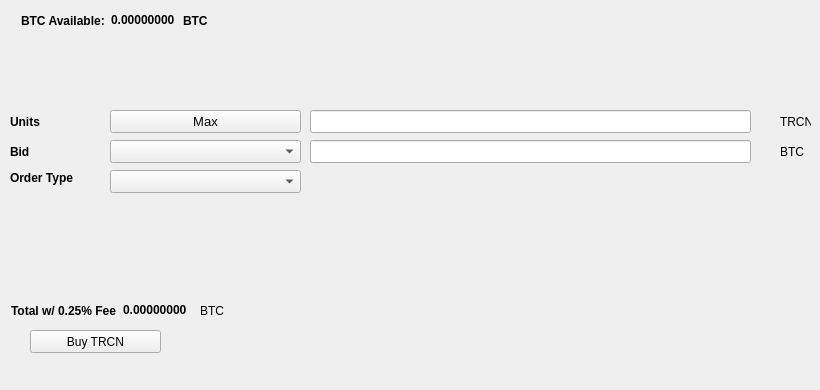
   <widget class="QWidget" name="BuyTab">
    <attribute name="title">
     <string>Buy</string>
    </attribute>
    <widget class="QPushButton" name="BuyTRCN">
     <property name="geometry">
      <rect>
       <x>30</x>
       <y>330</y>
       <width>131</width>
       <height>23</height>
      </rect>
     </property>
     <property name="text">
      <string>Buy TRCN</string>
     </property>
     <property name="icon">
      <iconset resource="../tourcoin.qrc">
       <normaloff>:/icons/bitcoin</normaloff>:/icons/bitcoin</iconset>
     </property>
    </widget>
    <widget class="QLabel" name="label_3">
     <property name="geometry">
      <rect>
       <x>10</x>
       <y>110</y>
       <width>46</width>
       <height>23</height>
      </rect>
     </property>
     <property name="font">
      <font>
       <weight>75</weight>
       <bold>true</bold>
      </font>
     </property>
     <property name="text">
      <string>Units</string>
     </property>
    </widget>
    <widget class="QLineEdit" name="UnitsInput">
     <property name="geometry">
      <rect>
       <x>310</x>
       <y>110</y>
       <width>441</width>
       <height>23</height>
      </rect>
     </property>
     <property name="font">
      <font>
       <pointsize>9</pointsize>
       <weight>75</weight>
       <bold>true</bold>
      </font>
     </property>
    </widget>
    <widget class="QLineEdit" name="BuyBidPriceEdit">
     <property name="geometry">
      <rect>
       <x>310</x>
       <y>140</y>
       <width>441</width>
       <height>23</height>
      </rect>
     </property>
     <property name="font">
      <font>
       <pointsize>9</pointsize>
       <weight>75</weight>
       <bold>true</bold>
      </font>
     </property>
    </widget>
    <widget class="QLabel" name="label_4">
     <property name="geometry">
      <rect>
       <x>780</x>
       <y>110</y>
       <width>31</width>
       <height>23</height>
      </rect>
     </property>
     <property name="text">
      <string>TRCN</string>
     </property>
    </widget>
    <widget class="QLabel" name="label_5">
     <property name="geometry">
      <rect>
       <x>780</x>
       <y>140</y>
       <width>31</width>
       <height>23</height>
      </rect>
     </property>
     <property name="text">
      <string>BTC</string>
     </property>
    </widget>
    <widget class="QLabel" name="label_6">
     <property name="geometry">
      <rect>
       <x>10</x>
       <y>140</y>
       <width>46</width>
       <height>23</height>
      </rect>
     </property>
     <property name="font">
      <font>
       <weight>75</weight>
       <bold>true</bold>
      </font>
     </property>
     <property name="text">
      <string>Bid</string>
     </property>
    </widget>
    <widget class="QLabel" name="label_7">
     <property name="geometry">
      <rect>
       <x>10</x>
       <y>170</y>
       <width>91</width>
       <height>16</height>
      </rect>
     </property>
     <property name="font">
      <font>
       <weight>75</weight>
       <bold>true</bold>
      </font>
     </property>
     <property name="text">
      <string>Order Type</string>
     </property>
    </widget>
    <widget class="QPushButton" name="Buy_Max_Amount">
     <property name="geometry">
      <rect>
       <x>110</x>
       <y>110</y>
       <width>191</width>
       <height>23</height>
      </rect>
     </property>
     <property name="font">
      <font>
       <pointsize>10</pointsize>
      </font>
     </property>
     <property name="text">
      <string>Max</string>
     </property>
    </widget>
    <widget class="QComboBox" name="BuyBidcomboBox">
     <property name="geometry">
      <rect>
       <x>110</x>
       <y>140</y>
       <width>191</width>
       <height>23</height>
      </rect>
     </property>
     <property name="font">
      <font>
       <pointsize>10</pointsize>
      </font>
     </property>
    </widget>
    <widget class="QComboBox" name="buyOrdertypeCombo">
     <property name="geometry">
      <rect>
       <x>110</x>
       <y>170</y>
       <width>191</width>
       <height>23</height>
      </rect>
     </property>
     <property name="font">
      <font>
       <pointsize>10</pointsize>
      </font>
     </property>
    </widget>
    <widget class="QWidget" name="layoutWidget1">
     <property name="geometry">
      <rect>
       <x>21</x>
       <y>11</y>
       <width>227</width>
       <height>19</height>
      </rect>
     </property>
     <layout class="QHBoxLayout" name="horizontalLayout_3">
      <item>
       <widget class="QLabel" name="label232">
        <property name="font">
         <font>
          <weight>75</weight>
          <bold>true</bold>
         </font>
        </property>
        <property name="text">
         <string>BTC Available:</string>
        </property>
       </widget>
      </item>
      <item>
       <widget class="QLabel" name="BtcAvailableLbl">
        <property name="palette">
         <palette>
          <active>
           <colorrole role="WindowText">
            <brush brushstyle="SolidPattern">
             <color alpha="255">
              <red>0</red>
              <green>0</green>
              <blue>0</blue>
             </color>
            </brush>
           </colorrole>
           <colorrole role="Button">
            <brush brushstyle="SolidPattern">
             <color alpha="255">
              <red>0</red>
              <green>170</green>
              <blue>0</blue>
             </color>
            </brush>
           </colorrole>
           <colorrole role="Light">
            <brush brushstyle="SolidPattern">
             <color alpha="255">
              <red>0</red>
              <green>255</green>
              <blue>0</blue>
             </color>
            </brush>
           </colorrole>
           <colorrole role="Midlight">
            <brush brushstyle="SolidPattern">
             <color alpha="255">
              <red>0</red>
              <green>212</green>
              <blue>0</blue>
             </color>
            </brush>
           </colorrole>
           <colorrole role="Dark">
            <brush brushstyle="SolidPattern">
             <color alpha="255">
              <red>0</red>
              <green>85</green>
              <blue>0</blue>
             </color>
            </brush>
           </colorrole>
           <colorrole role="Mid">
            <brush brushstyle="SolidPattern">
             <color alpha="255">
              <red>0</red>
              <green>113</green>
              <blue>0</blue>
             </color>
            </brush>
           </colorrole>
           <colorrole role="Text">
            <brush brushstyle="SolidPattern">
             <color alpha="255">
              <red>0</red>
              <green>170</green>
              <blue>0</blue>
             </color>
            </brush>
           </colorrole>
           <colorrole role="BrightText">
            <brush brushstyle="SolidPattern">
             <color alpha="255">
              <red>255</red>
              <green>255</green>
              <blue>255</blue>
             </color>
            </brush>
           </colorrole>
           <colorrole role="ButtonText">
            <brush brushstyle="SolidPattern">
             <color alpha="255">
              <red>0</red>
              <green>0</green>
              <blue>0</blue>
             </color>
            </brush>
           </colorrole>
           <colorrole role="Base">
            <brush brushstyle="SolidPattern">
             <color alpha="255">
              <red>255</red>
              <green>255</green>
              <blue>255</blue>
             </color>
            </brush>
           </colorrole>
           <colorrole role="Window">
            <brush brushstyle="SolidPattern">
             <color alpha="255">
              <red>0</red>
              <green>170</green>
              <blue>0</blue>
             </color>
            </brush>
           </colorrole>
           <colorrole role="Shadow">
            <brush brushstyle="SolidPattern">
             <color alpha="255">
              <red>0</red>
              <green>0</green>
              <blue>0</blue>
             </color>
            </brush>
           </colorrole>
           <colorrole role="AlternateBase">
            <brush brushstyle="SolidPattern">
             <color alpha="255">
              <red>127</red>
              <green>212</green>
              <blue>127</blue>
             </color>
            </brush>
           </colorrole>
           <colorrole role="ToolTipBase">
            <brush brushstyle="SolidPattern">
             <color alpha="255">
              <red>255</red>
              <green>255</green>
              <blue>220</blue>
             </color>
            </brush>
           </colorrole>
           <colorrole role="ToolTipText">
            <brush brushstyle="SolidPattern">
             <color alpha="255">
              <red>0</red>
              <green>0</green>
              <blue>0</blue>
             </color>
            </brush>
           </colorrole>
          </active>
          <inactive>
           <colorrole role="WindowText">
            <brush brushstyle="SolidPattern">
             <color alpha="255">
              <red>0</red>
              <green>0</green>
              <blue>0</blue>
             </color>
            </brush>
           </colorrole>
           <colorrole role="Button">
            <brush brushstyle="SolidPattern">
             <color alpha="255">
              <red>0</red>
              <green>170</green>
              <blue>0</blue>
             </color>
            </brush>
           </colorrole>
           <colorrole role="Light">
            <brush brushstyle="SolidPattern">
             <color alpha="255">
              <red>0</red>
              <green>255</green>
              <blue>0</blue>
             </color>
            </brush>
           </colorrole>
           <colorrole role="Midlight">
            <brush brushstyle="SolidPattern">
             <color alpha="255">
              <red>0</red>
              <green>212</green>
              <blue>0</blue>
             </color>
            </brush>
           </colorrole>
           <colorrole role="Dark">
            <brush brushstyle="SolidPattern">
             <color alpha="255">
              <red>0</red>
              <green>85</green>
              <blue>0</blue>
             </color>
            </brush>
           </colorrole>
           <colorrole role="Mid">
            <brush brushstyle="SolidPattern">
             <color alpha="255">
              <red>0</red>
              <green>113</green>
              <blue>0</blue>
             </color>
            </brush>
           </colorrole>
           <colorrole role="Text">
            <brush brushstyle="SolidPattern">
             <color alpha="255">
              <red>0</red>
              <green>170</green>
              <blue>0</blue>
             </color>
            </brush>
           </colorrole>
           <colorrole role="BrightText">
            <brush brushstyle="SolidPattern">
             <color alpha="255">
              <red>255</red>
              <green>255</green>
              <blue>255</blue>
             </color>
            </brush>
           </colorrole>
           <colorrole role="ButtonText">
            <brush brushstyle="SolidPattern">
             <color alpha="255">
              <red>0</red>
              <green>0</green>
              <blue>0</blue>
             </color>
            </brush>
           </colorrole>
           <colorrole role="Base">
            <brush brushstyle="SolidPattern">
             <color alpha="255">
              <red>255</red>
              <green>255</green>
              <blue>255</blue>
             </color>
            </brush>
           </colorrole>
           <colorrole role="Window">
            <brush brushstyle="SolidPattern">
             <color alpha="255">
              <red>0</red>
              <green>170</green>
              <blue>0</blue>
             </color>
            </brush>
           </colorrole>
           <colorrole role="Shadow">
            <brush brushstyle="SolidPattern">
             <color alpha="255">
              <red>0</red>
              <green>0</green>
              <blue>0</blue>
             </color>
            </brush>
           </colorrole>
           <colorrole role="AlternateBase">
            <brush brushstyle="SolidPattern">
             <color alpha="255">
              <red>127</red>
              <green>212</green>
              <blue>127</blue>
             </color>
            </brush>
           </colorrole>
           <colorrole role="ToolTipBase">
            <brush brushstyle="SolidPattern">
             <color alpha="255">
              <red>255</red>
              <green>255</green>
              <blue>220</blue>
             </color>
            </brush>
           </colorrole>
           <colorrole role="ToolTipText">
            <brush brushstyle="SolidPattern">
             <color alpha="255">
              <red>0</red>
              <green>0</green>
              <blue>0</blue>
             </color>
            </brush>
           </colorrole>
          </inactive>
          <disabled>
           <colorrole role="WindowText">
            <brush brushstyle="SolidPattern">
             <color alpha="255">
              <red>0</red>
              <green>85</green>
              <blue>0</blue>
             </color>
            </brush>
           </colorrole>
           <colorrole role="Button">
            <brush brushstyle="SolidPattern">
             <color alpha="255">
              <red>0</red>
              <green>170</green>
              <blue>0</blue>
             </color>
            </brush>
           </colorrole>
           <colorrole role="Light">
            <brush brushstyle="SolidPattern">
             <color alpha="255">
              <red>0</red>
              <green>255</green>
              <blue>0</blue>
             </color>
            </brush>
           </colorrole>
           <colorrole role="Midlight">
            <brush brushstyle="SolidPattern">
             <color alpha="255">
              <red>0</red>
              <green>212</green>
              <blue>0</blue>
             </color>
            </brush>
           </colorrole>
           <colorrole role="Dark">
            <brush brushstyle="SolidPattern">
             <color alpha="255">
              <red>0</red>
              <green>85</green>
              <blue>0</blue>
             </color>
            </brush>
           </colorrole>
           <colorrole role="Mid">
            <brush brushstyle="SolidPattern">
             <color alpha="255">
              <red>0</red>
              <green>113</green>
              <blue>0</blue>
             </color>
            </brush>
           </colorrole>
           <colorrole role="Text">
            <brush brushstyle="SolidPattern">
             <color alpha="255">
              <red>0</red>
              <green>85</green>
              <blue>0</blue>
             </color>
            </brush>
           </colorrole>
           <colorrole role="BrightText">
            <brush brushstyle="SolidPattern">
             <color alpha="255">
              <red>255</red>
              <green>255</green>
              <blue>255</blue>
             </color>
            </brush>
           </colorrole>
           <colorrole role="ButtonText">
            <brush brushstyle="SolidPattern">
             <color alpha="255">
              <red>0</red>
              <green>85</green>
              <blue>0</blue>
             </color>
            </brush>
           </colorrole>
           <colorrole role="Base">
            <brush brushstyle="SolidPattern">
             <color alpha="255">
              <red>0</red>
              <green>170</green>
              <blue>0</blue>
             </color>
            </brush>
           </colorrole>
           <colorrole role="Window">
            <brush brushstyle="SolidPattern">
             <color alpha="255">
              <red>0</red>
              <green>170</green>
              <blue>0</blue>
             </color>
            </brush>
           </colorrole>
           <colorrole role="Shadow">
            <brush brushstyle="SolidPattern">
             <color alpha="255">
              <red>0</red>
              <green>0</green>
              <blue>0</blue>
             </color>
            </brush>
           </colorrole>
           <colorrole role="AlternateBase">
            <brush brushstyle="SolidPattern">
             <color alpha="255">
              <red>0</red>
              <green>170</green>
              <blue>0</blue>
             </color>
            </brush>
           </colorrole>
           <colorrole role="ToolTipBase">
            <brush brushstyle="SolidPattern">
             <color alpha="255">
              <red>255</red>
              <green>255</green>
              <blue>220</blue>
             </color>
            </brush>
           </colorrole>
           <colorrole role="ToolTipText">
            <brush brushstyle="SolidPattern">
             <color alpha="255">
              <red>0</red>
              <green>0</green>
              <blue>0</blue>
             </color>
            </brush>
           </colorrole>
          </disabled>
         </palette>
        </property>
        <property name="font">
         <font>
          <weight>75</weight>
          <bold>true</bold>
         </font>
        </property>
        <property name="text">
         <string>0.00000000</string>
        </property>
        <property name="textInteractionFlags">
         <set>Qt::LinksAccessibleByMouse|Qt::TextSelectableByKeyboard|Qt::TextSelectableByMouse</set>
        </property>
       </widget>
      </item>
      <item>
       <widget class="QLabel" name="BtcAvailableLbl_2">
        <property name="font">
         <font>
          <weight>75</weight>
          <bold>true</bold>
         </font>
        </property>
        <property name="text">
         <string>BTC</string>
        </property>
       </widget>
      </item>
     </layout>
    </widget>
    <widget class="QWidget" name="layoutWidge2">
     <property name="geometry">
      <rect>
       <x>11</x>
       <y>301</y>
       <width>259</width>
       <height>19</height>
      </rect>
     </property>
     <layout class="QHBoxLayout" name="horizontalLayout_4">
      <item>
       <widget class="QLabel" name="label_9">
        <property name="font">
         <font>
          <weight>75</weight>
          <bold>true</bold>
         </font>
        </property>
        <property name="text">
         <string>Total w/ 0.25% Fee</string>
        </property>
       </widget>
      </item>
      <item>
       <widget class="QLabel" name="BuyCostLabel">
        <property name="palette">
         <palette>
          <active>
           <colorrole role="WindowText">
            <brush brushstyle="SolidPattern">
             <color alpha="255">
              <red>0</red>
              <green>0</green>
              <blue>0</blue>
             </color>
            </brush>
           </colorrole>
           <colorrole role="Button">
            <brush brushstyle="SolidPattern">
             <color alpha="255">
              <red>0</red>
              <green>170</green>
              <blue>0</blue>
             </color>
            </brush>
           </colorrole>
           <colorrole role="Light">
            <brush brushstyle="SolidPattern">
             <color alpha="255">
              <red>0</red>
              <green>255</green>
              <blue>0</blue>
             </color>
            </brush>
           </colorrole>
           <colorrole role="Midlight">
            <brush brushstyle="SolidPattern">
             <color alpha="255">
              <red>0</red>
              <green>212</green>
              <blue>0</blue>
             </color>
            </brush>
           </colorrole>
           <colorrole role="Dark">
            <brush brushstyle="SolidPattern">
             <color alpha="255">
              <red>0</red>
              <green>85</green>
              <blue>0</blue>
             </color>
            </brush>
           </colorrole>
           <colorrole role="Mid">
            <brush brushstyle="SolidPattern">
             <color alpha="255">
              <red>0</red>
              <green>113</green>
              <blue>0</blue>
             </color>
            </brush>
           </colorrole>
           <colorrole role="Text">
            <brush brushstyle="SolidPattern">
             <color alpha="255">
              <red>0</red>
              <green>170</green>
              <blue>0</blue>
             </color>
            </brush>
           </colorrole>
           <colorrole role="BrightText">
            <brush brushstyle="SolidPattern">
             <color alpha="255">
              <red>255</red>
              <green>255</green>
              <blue>255</blue>
             </color>
            </brush>
           </colorrole>
           <colorrole role="ButtonText">
            <brush brushstyle="SolidPattern">
             <color alpha="255">
              <red>0</red>
              <green>0</green>
              <blue>0</blue>
             </color>
            </brush>
           </colorrole>
           <colorrole role="Base">
            <brush brushstyle="SolidPattern">
             <color alpha="255">
              <red>255</red>
              <green>255</green>
              <blue>255</blue>
             </color>
            </brush>
           </colorrole>
           <colorrole role="Window">
            <brush brushstyle="SolidPattern">
             <color alpha="255">
              <red>0</red>
              <green>170</green>
              <blue>0</blue>
             </color>
            </brush>
           </colorrole>
           <colorrole role="Shadow">
            <brush brushstyle="SolidPattern">
             <color alpha="255">
              <red>0</red>
              <green>0</green>
              <blue>0</blue>
             </color>
            </brush>
           </colorrole>
           <colorrole role="AlternateBase">
            <brush brushstyle="SolidPattern">
             <color alpha="255">
              <red>127</red>
              <green>212</green>
              <blue>127</blue>
             </color>
            </brush>
           </colorrole>
           <colorrole role="ToolTipBase">
            <brush brushstyle="SolidPattern">
             <color alpha="255">
              <red>255</red>
              <green>255</green>
              <blue>220</blue>
             </color>
            </brush>
           </colorrole>
           <colorrole role="ToolTipText">
            <brush brushstyle="SolidPattern">
             <color alpha="255">
              <red>0</red>
              <green>0</green>
              <blue>0</blue>
             </color>
            </brush>
           </colorrole>
          </active>
          <inactive>
           <colorrole role="WindowText">
            <brush brushstyle="SolidPattern">
             <color alpha="255">
              <red>0</red>
              <green>0</green>
              <blue>0</blue>
             </color>
            </brush>
           </colorrole>
           <colorrole role="Button">
            <brush brushstyle="SolidPattern">
             <color alpha="255">
              <red>0</red>
              <green>170</green>
              <blue>0</blue>
             </color>
            </brush>
           </colorrole>
           <colorrole role="Light">
            <brush brushstyle="SolidPattern">
             <color alpha="255">
              <red>0</red>
              <green>255</green>
              <blue>0</blue>
             </color>
            </brush>
           </colorrole>
           <colorrole role="Midlight">
            <brush brushstyle="SolidPattern">
             <color alpha="255">
              <red>0</red>
              <green>212</green>
              <blue>0</blue>
             </color>
            </brush>
           </colorrole>
           <colorrole role="Dark">
            <brush brushstyle="SolidPattern">
             <color alpha="255">
              <red>0</red>
              <green>85</green>
              <blue>0</blue>
             </color>
            </brush>
           </colorrole>
           <colorrole role="Mid">
            <brush brushstyle="SolidPattern">
             <color alpha="255">
              <red>0</red>
              <green>113</green>
              <blue>0</blue>
             </color>
            </brush>
           </colorrole>
           <colorrole role="Text">
            <brush brushstyle="SolidPattern">
             <color alpha="255">
              <red>0</red>
              <green>170</green>
              <blue>0</blue>
             </color>
            </brush>
           </colorrole>
           <colorrole role="BrightText">
            <brush brushstyle="SolidPattern">
             <color alpha="255">
              <red>255</red>
              <green>255</green>
              <blue>255</blue>
             </color>
            </brush>
           </colorrole>
           <colorrole role="ButtonText">
            <brush brushstyle="SolidPattern">
             <color alpha="255">
              <red>0</red>
              <green>0</green>
              <blue>0</blue>
             </color>
            </brush>
           </colorrole>
           <colorrole role="Base">
            <brush brushstyle="SolidPattern">
             <color alpha="255">
              <red>255</red>
              <green>255</green>
              <blue>255</blue>
             </color>
            </brush>
           </colorrole>
           <colorrole role="Window">
            <brush brushstyle="SolidPattern">
             <color alpha="255">
              <red>0</red>
              <green>170</green>
              <blue>0</blue>
             </color>
            </brush>
           </colorrole>
           <colorrole role="Shadow">
            <brush brushstyle="SolidPattern">
             <color alpha="255">
              <red>0</red>
              <green>0</green>
              <blue>0</blue>
             </color>
            </brush>
           </colorrole>
           <colorrole role="AlternateBase">
            <brush brushstyle="SolidPattern">
             <color alpha="255">
              <red>127</red>
              <green>212</green>
              <blue>127</blue>
             </color>
            </brush>
           </colorrole>
           <colorrole role="ToolTipBase">
            <brush brushstyle="SolidPattern">
             <color alpha="255">
              <red>255</red>
              <green>255</green>
              <blue>220</blue>
             </color>
            </brush>
           </colorrole>
           <colorrole role="ToolTipText">
            <brush brushstyle="SolidPattern">
             <color alpha="255">
              <red>0</red>
              <green>0</green>
              <blue>0</blue>
             </color>
            </brush>
           </colorrole>
          </inactive>
          <disabled>
           <colorrole role="WindowText">
            <brush brushstyle="SolidPattern">
             <color alpha="255">
              <red>0</red>
              <green>85</green>
              <blue>0</blue>
             </color>
            </brush>
           </colorrole>
           <colorrole role="Button">
            <brush brushstyle="SolidPattern">
             <color alpha="255">
              <red>0</red>
              <green>170</green>
              <blue>0</blue>
             </color>
            </brush>
           </colorrole>
           <colorrole role="Light">
            <brush brushstyle="SolidPattern">
             <color alpha="255">
              <red>0</red>
              <green>255</green>
              <blue>0</blue>
             </color>
            </brush>
           </colorrole>
           <colorrole role="Midlight">
            <brush brushstyle="SolidPattern">
             <color alpha="255">
              <red>0</red>
              <green>212</green>
              <blue>0</blue>
             </color>
            </brush>
           </colorrole>
           <colorrole role="Dark">
            <brush brushstyle="SolidPattern">
             <color alpha="255">
              <red>0</red>
              <green>85</green>
              <blue>0</blue>
             </color>
            </brush>
           </colorrole>
           <colorrole role="Mid">
            <brush brushstyle="SolidPattern">
             <color alpha="255">
              <red>0</red>
              <green>113</green>
              <blue>0</blue>
             </color>
            </brush>
           </colorrole>
           <colorrole role="Text">
            <brush brushstyle="SolidPattern">
             <color alpha="255">
              <red>0</red>
              <green>85</green>
              <blue>0</blue>
             </color>
            </brush>
           </colorrole>
           <colorrole role="BrightText">
            <brush brushstyle="SolidPattern">
             <color alpha="255">
              <red>255</red>
              <green>255</green>
              <blue>255</blue>
             </color>
            </brush>
           </colorrole>
           <colorrole role="ButtonText">
            <brush brushstyle="SolidPattern">
             <color alpha="255">
              <red>0</red>
              <green>85</green>
              <blue>0</blue>
             </color>
            </brush>
           </colorrole>
           <colorrole role="Base">
            <brush brushstyle="SolidPattern">
             <color alpha="255">
              <red>0</red>
              <green>170</green>
              <blue>0</blue>
             </color>
            </brush>
           </colorrole>
           <colorrole role="Window">
            <brush brushstyle="SolidPattern">
             <color alpha="255">
              <red>0</red>
              <green>170</green>
              <blue>0</blue>
             </color>
            </brush>
           </colorrole>
           <colorrole role="Shadow">
            <brush brushstyle="SolidPattern">
             <color alpha="255">
              <red>0</red>
              <green>0</green>
              <blue>0</blue>
             </color>
            </brush>
           </colorrole>
           <colorrole role="AlternateBase">
            <brush brushstyle="SolidPattern">
             <color alpha="255">
              <red>0</red>
              <green>170</green>
              <blue>0</blue>
             </color>
            </brush>
           </colorrole>
           <colorrole role="ToolTipBase">
            <brush brushstyle="SolidPattern">
             <color alpha="255">
              <red>255</red>
              <green>255</green>
              <blue>220</blue>
             </color>
            </brush>
           </colorrole>
           <colorrole role="ToolTipText">
            <brush brushstyle="SolidPattern">
             <color alpha="255">
              <red>0</red>
              <green>0</green>
              <blue>0</blue>
             </color>
            </brush>
           </colorrole>
          </disabled>
         </palette>
        </property>
        <property name="font">
         <font>
          <weight>75</weight>
          <bold>true</bold>
         </font>
        </property>
        <property name="autoFillBackground">
         <bool>false</bool>
        </property>
        <property name="text">
         <string>0.00000000</string>
        </property>
        <property name="textInteractionFlags">
         <set>Qt::LinksAccessibleByMouse|Qt::TextSelectableByMouse</set>
        </property>
       </widget>
      </item>
      <item>
       <widget class="QLabel" name="label_10">
        <property name="font">
         <font>
          <weight>50</weight>
          <bold>false</bold>
         </font>
        </property>
        <property name="text">
         <string>BTC</string>
        </property>
       </widget>
      </item>
     </layout>
    </widget>
    <widget class="QLabel" name="label_24">
     <property name="geometry">
      <rect>
       <x>460</x>
       <y>300</y>
       <width>281</width>
       <height>81</height>
      </rect>
     </property>
     <property name="text">
      <string/>
     </property>
     <property name="pixmap">
      <pixmap>:/images/bittrex</pixmap>
     </property>
    </widget>
   </widget>
